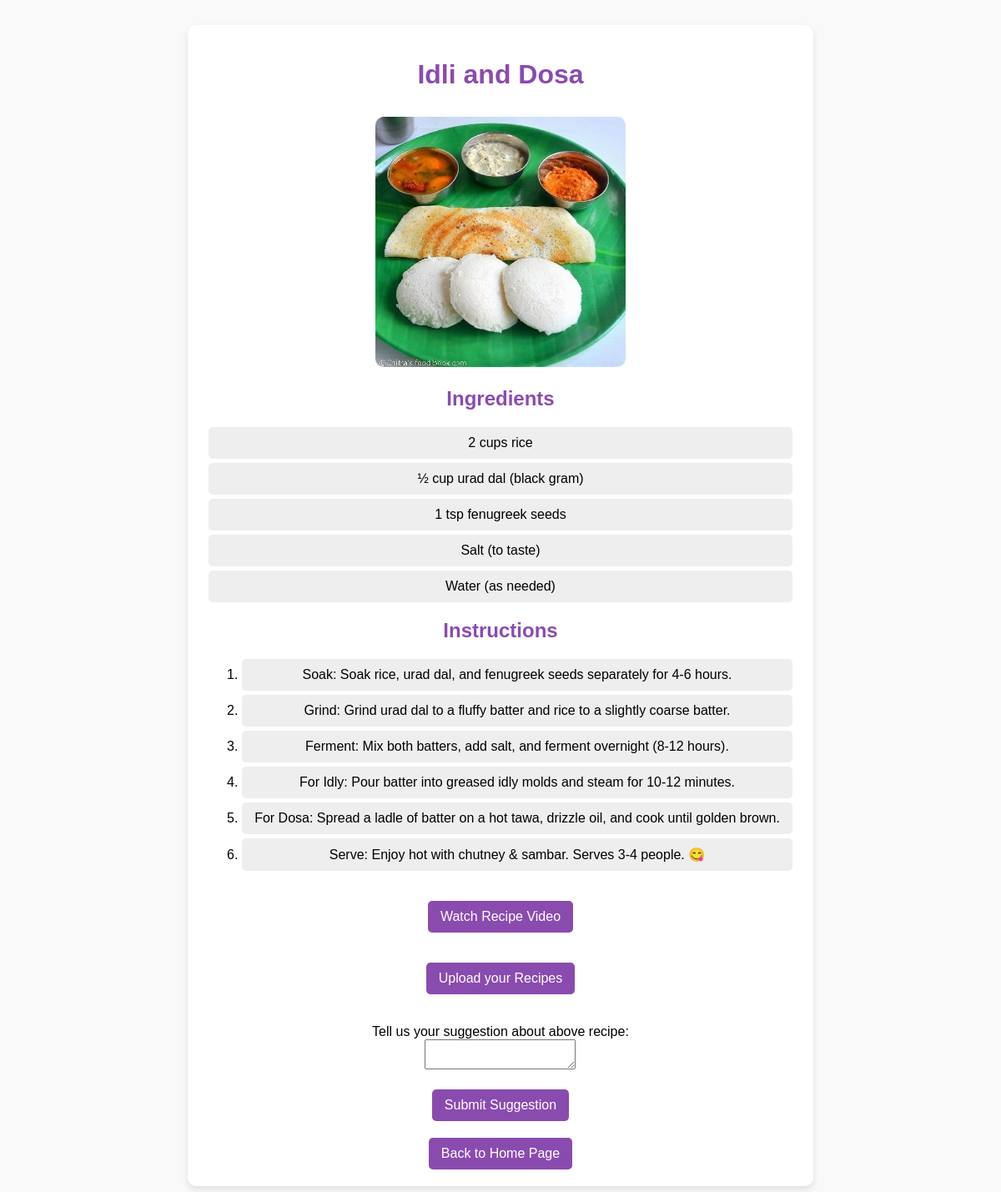
/recipe.php?name=Idli and Dosa, run on the app's committed database.
### tables this page shows
CREATE TABLE `recipes` (
  `id` int(11) NOT NULL,
  `name` varchar(25) NOT NULL,
  `image` varchar(100) NOT NULL,
  `ingredients` varchar(1000) NOT NULL,
  `instructions` varchar(1000) NOT NULL,
  `video_url` varchar(100) NOT NULL,
  `suggestions` varchar(100) NOT NULL
);

### recipe.php (the view, shortened to what this page needs)
<?php
include 'db.php';
$recipe_name = isset($_GET['name']) ? $_GET['name'] : "";
$sql = "SELECT * FROM recipes WHERE name = ?";
$stmt = $conn->prepare($sql);
$stmt->bind_param("s", $recipe_name);
$stmt->execute();
$result = $stmt->get_result();
if ($result->num_rows > 0) {
    $recipe = $result->fetch_assoc();
} else {
    die("Recipe not found in the database.");
}
?>
<!DOCTYPE html>
<html lang="en">
<head>
    <link rel="stylesheet" href="styleee.css">
</head>
<body>
    <div class="recipe-container">
        <h1><?php echo htmlspecialchars($recipe['name']); ?></h1>
        <img src="<?php echo htmlspecialchars($recipe['image']); ?>" alt="<?php echo htmlspecialchars($recipe['name']); ?>"width="300px" height="300px">
        <h2>Ingredients</h2>
        <ul>
            <?php
            $ingredients = explode(",", $recipe['ingredients']);
            foreach ($ingredients as $ingredient) {
                echo "<li>" . htmlspecialchars(trim($ingredient)) . "</li>";
            }
            ?>
        </ul>
        <h2>Instructions</h2>
        <?php
        $instruction_steps = explode("\n", $recipe['instructions']);
        echo "<ol>";
        foreach ($instruction_steps as $step) {
            echo "<li>" . htmlspecialchars(trim($step)) . "</li>";
        }
        echo "</ol>";
        ?>
<p>
    <a href="<?php echo htmlspecialchars($recipe['video_url']); ?>" target="_blank">
        Watch Recipe Video
    </a>
</p>
<form action="submit_suggestion.php" method="POST">
<a href="sample.php">Upload your Recipes</a>
</form><br><br>
<form action="submit_suggestion.php" method="POST">
    <label for="suggestion">Tell us your suggestion about above recipe:</label><br>
    <textarea id="suggestion" name="suggestion" required></textarea><br>
    <button>Submit Suggestion</button>
</form>
        <a href="home.html">Back to Home Page</a>
    </div>
</body>
</html>

### styleee.css (style rules this page uses)
body { font-family: Arial, sans-serif; background-color: #f9f9f9; text-align: center; }
.recipe-container { background: white; width: 60%; margin: 30px auto; padding: 20px; border-radius: 10px; box-shadow: 0 4px 8px rgba(0, 0, 0, 0.1); }
h1, h2 { color: #8a4baf; }
ul { list-style-type: none; padding: 0; }
li { background: #eee; margin: 5px; padding: 10px; border-radius: 5px; }
img { border-radius: 10px; margin-top: 10px; }
a { display: inline-block; margin-top: 20px; padding: 10px 15px; background: #8a4baf; color: white; text-decoration: none; border-radius: 5px; }
button { display: inline-block; margin-top: 20px; padding: 10px 15px; background: #8a4baf; color: white; text-decoration: none; border-radius: 5px; border: none; cursor: pointer; font-size: 16px; }

### data on the page
recipes: name "Idli and Dosa", image+name (picture), ingredients "2 cups rice", ingredients "½ cup urad dal (black gram)", ingredients "1 tsp fenugreek seeds", ingredients "Salt (to taste)", ingredients "Water (as needed)", instructions "Soak: Soak rice, urad dal, and fenugreek seeds separately for 4-6 hours.", instructions "Grind: Grind urad dal to a fluffy batter and rice to a slightly coarse batter.", instructions "Ferment: Mix both batters, add salt, and ferment overnight (8-12 hours).", instructions "For Idly: Pour batter into greased idly molds and steam for 10-12 minutes.", instructions "For Dosa: Spread a ladle of batter on a hot tawa, drizzle oil, and cook until golden brown.", instructions "Serve: Enjoy hot with chutney & sambar. Serves 3-4 people. 😋"
